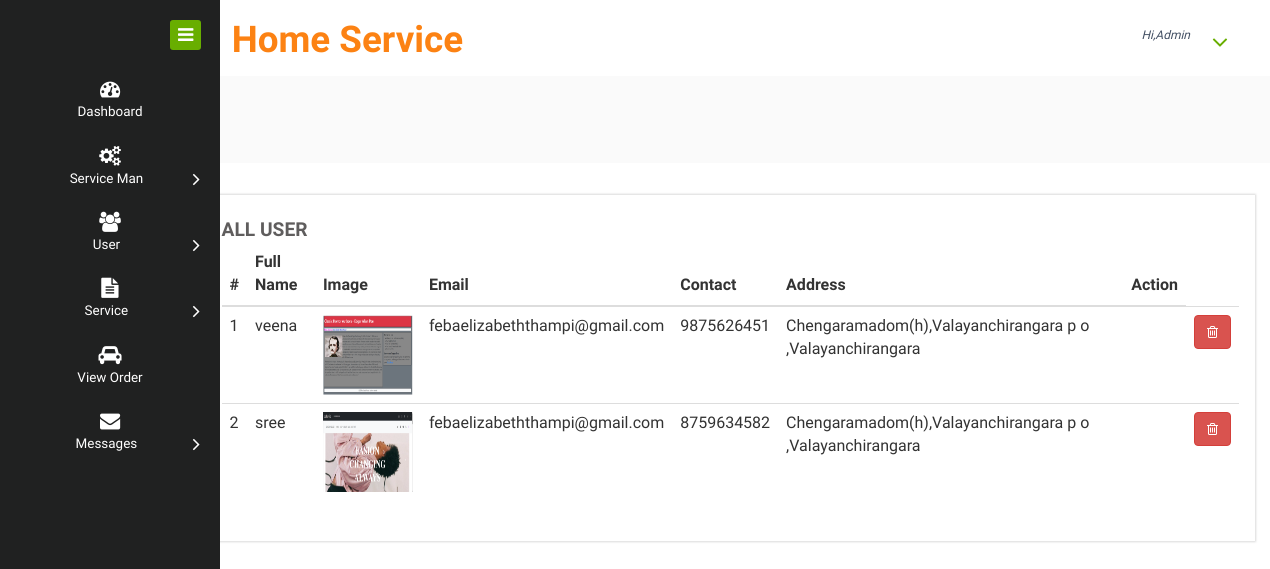
Screenshot of /all_houseusers with the database file from the repository.
### siteusers/models.py (models this page shows, shortened)
class House_Resident(models.Model):
    user = models.ForeignKey(CustomUser, on_delete=models.CASCADE, null=True)
    contact = models.CharField(max_length=100, null=True)
    address = models.CharField(max_length=100, null=True)
    image = models.FileField(null=True)

class CustomUser(AbstractUser):
    is_houseresident = models.BooleanField(default=False)
    is_flatresident = models.BooleanField(default=False)
    is_housemaid = models.BooleanField(default=False)
    is_superuser = models.BooleanField(default=False)

### siteusers/views.py (the view)
# urls.py: path('all_houseusers',views.all_houseusers,name="all_houseusers"),
def all_houseusers(request):
    ser = House_Resident.objects.all()
    d = {'ser':ser}
    return render(request,'all_houseusers.html',d)

### templates/all_houseusers.html (shortened to what this page needs)
{% extends 'admin_navigation.html' %}
{% load static %}
{% block body %}
<div class="chit-chat-layer1">
	<div class="col-md-12 chit-chat-layer1-left">
               <div class="work-progres">
                            <div class="chit-chat-heading">
                                  All User
                            </div>
                            <div class="table-responsive">
                                <table class="table table-hover">
                                  <thead>
                                    <tr>
                                      <th>#</th>
                                      <th>Full Name</th>
                                      <th>Image</th>
                                      <th>Email</th>
                                      <th>Contact</th>
                                      <th>Address</th>
                                      <th>Action</th>
                                  </tr>
                              </thead>
                              <tbody>
                              {% for i in ser %}
                              {% if not i.user.is_staff %}
                                <tr>
                                  <td>{{forloop.counter}}</td>
                                  <td>{{i.user.username}} {{i.user.firstname}}</td>
                                  <td><img src="{{i.image.url}}" style="width:90px;height:80px" /></td>
                                  <td>{{i.user.email}}</td>
                                  <td>{{i.contact}}</td>
                                  <td>{{i.address}}</td>
                                  <td></td>
                                  <td><center><a href="{% url 'siteusers:delete_houseuser' i.id %}" ><button class="btn btn-danger" onclick="return confirm('Are you sure ?')"><i class="fa fa-trash-o"></i></button></a></center></td>
                              </tr>
                              {% endif %}
                              {% endfor %}
                          </tbody>
                      </table>
                  </div>
             </div>
      </div>
</div>
    {% endblock %}

### rows the page displays
House_Resident: user.username "veena", image (picture), user.email "febaelizabeththampi@gmail.com", contact "9875626451", address "Chengaramadom(h),Valayanchirangara p o ,Valayanchirangara"
House_Resident: user.username "sree", image (picture), user.email "febaelizabeththampi@gmail.com", contact "8759634582", address "Chengaramadom(h),Valayanchirangara p o ,Valayanchirangara"
